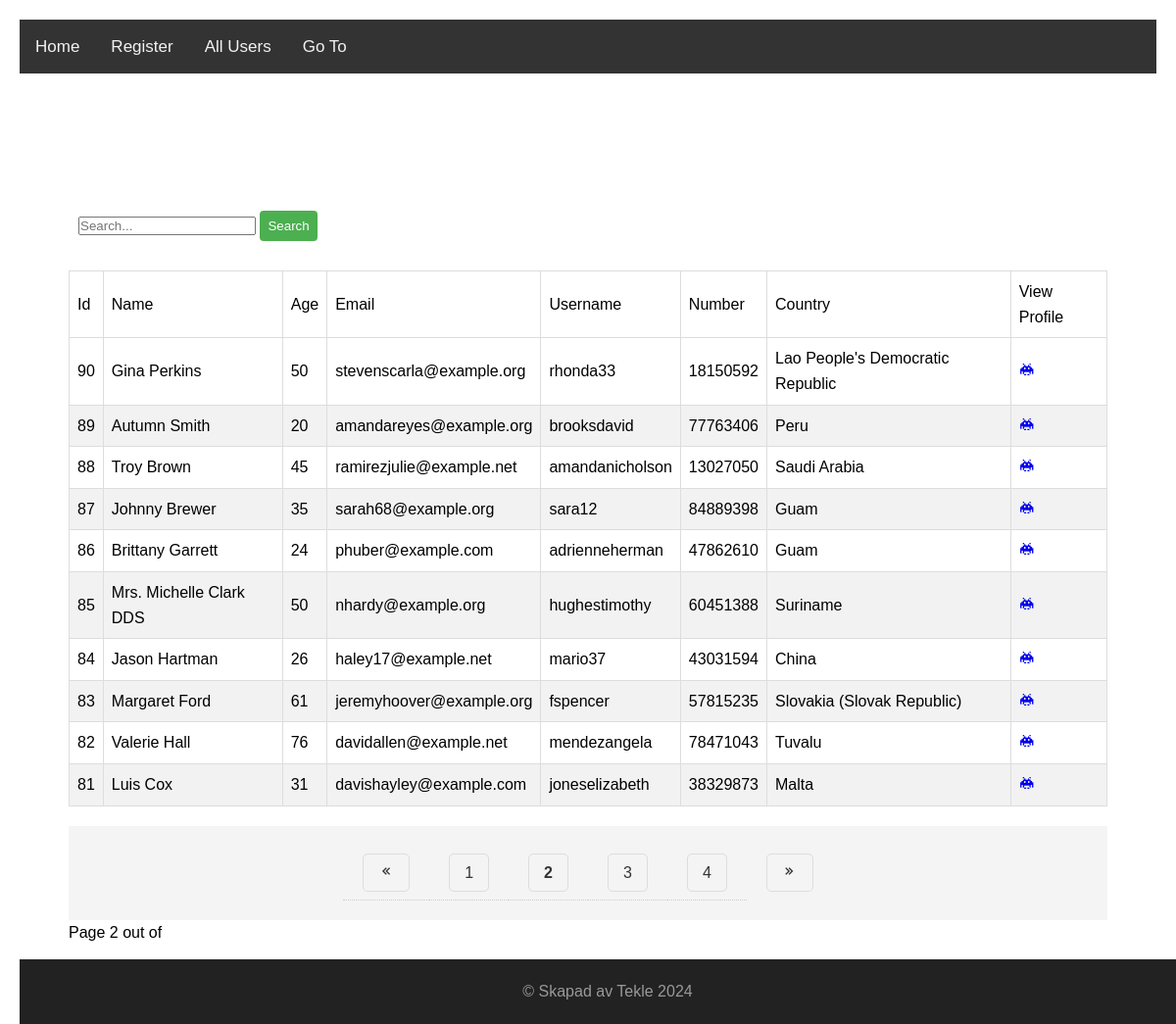
/allusers?sort_column=id&sort_order=desc&q=&page=2, run on the app's committed database.
### models.py (models this page shows)
class User(db.Model):
    id = db.Column(db.Integer, primary_key=True)
    name = db.Column(db.String(100))
    age = db.Column(db.Integer)
    email = db.Column(db.String(128), unique=True)
    username = db.Column(db.String(128), unique=True)
    phone = db.Column(db.String(128))
    country = db.Column(db.String(100))

### app.py (the view)
@app.route("/allusers")
def all_users():
    q = request.args.get('q', '')
    sort_column = request.args.get('sort_column', 'id')
    sort_order = request.args.get('sort_order', 'desc')
    page = request.args.get('page', 1, type=int)
    users = User.query.filter(
        User.name.like("%" + q + "%") |
        User.email.like("%" + q + "%") |
        User.age.like("%" + q + "%") |
        User.username.like("%" + q + "%") |
        User.phone.like("%" + q + "%")
    )
    if sort_column == 'name':
        sort_by = User.name
    elif sort_column == 'age':
        sort_by = User.age
    elif sort_column == 'username':
        sort_by = User.username
    elif sort_column == 'phone':
        sort_by = User.phone
    elif sort_column == 'email':
        sort_by = User.email
    elif sort_column == 'country':
        sort_by = User.country
    else:
        sort_by = User.id
    if sort_order == 'asc':
        sort_by = sort_by.asc()
    elif sort_order == 'desc':
        sort_by = sort_by.desc()
    users = users.order_by(sort_by)
    pa_obj = users.paginate(page=page, per_page=10, error_out=True)
    return render_template(
        'users.html',
        list_of_users=pa_obj.items,
        q=q,
        sort_order=sort_order,
        sort_column=sort_column,
        pagination=pa_obj,
        page=page,
        nr_pages=pa_obj.pages,
        has_next=pa_obj.has_next,
        has_prev=pa_obj.has_prev
    )

### templates/users.html (shortened to what this page needs)
{% extends "base.html"%}
{% block content %}
<div class="container">
   <form method="get">
      <div class="search-box">
          <input type="text" name="q" placeholder="Search..." required value="{{q}}">
          <button class="search-button" type="submit">Search</button>
      </div>
  </form>
   <table class="table table-bordered">
      <thead class="table th">
         <tr>
            <td>Id
            </td>
            <td>Name
            </td>
            <td>Age
            </td>
            <td>Email
            </td>
            <td>Username
            </td>
            <td>Number
            </td>
            <td>Country
            </td>
            <td>
               View Profile
            </td>
         </tr>
      </thead>
      {% for user in list_of_users %}
      <tr>
         <td>{{user.id}}</td>
         <td>{{user.name}}</td>
         <td>{{user.age}} </td>
         <td>{{user.email}}</td>
         <td>{{user.username}}</td>
         <td>{{user.phone}}</td>
         <td>{{user.country}}</td>
         <td><a href="{{url_for('user_page', user_id=user.id)}}"><i class='bx bxs-invader'></i></a></td>
      </tr>
      {% endfor %}
   </table>
   <nav aria-label="Page navigation example">
      <ul class="pagination">
          {% if nr_pages !=1 %}
              {% if has_prev %}
              <li class="page-item">
                  <a class="page-link" href="{{url_for('all_users', sort_column = sort_column, sort_order = sort_order, q=q, page = page - 1)}}" aria-label="Föregående">
                      <i class='bx bx-chevrons-left'></i>
                  </a>
              </li>
              {% else %}
              <li class="page-item disabled">
                  <a class="page-link"><i class='bx bx-chevrons-left'></i></box-icon></a>
              </li>
              {% endif %}
              {% for page in pagination.iter_pages(left_edge=0, right_edge=0, left_current=2, right_current=2) %}
                  {% if page %}
                      {% if page != pagination.page %}
                      <li class="page-item">
                          <a class="page-link" href="{{url_for('all_users', sort_column = sort_column, sort_order = sort_order, q=q, page = page)}}">{{ page }}</a>
                      </li>
                      {% else %}
                      <li class="page-item active">
                          <a class="page-link"><strong>{{ page }}</strong></a>
                      </li>
                      {% endif %}
                  {% endif %}
              {% endfor %}
              {% if has_next %}
                  <li class="page-item">
                      <a class="page-link" href="{{url_for('all_users', sort_column = sort_column, sort_order = sort_order, q=q, page = page + 1)}}">
                          <i class='bx bx-chevrons-right'></i>
                      </a>
                  </li>
              {% else %}
                  <li class="page-item disabled">
                      <a class="page-link"><i class='bx bx-chevrons-right'></i></a>
                  </li>
              {% endif %}
          {% endif %}
      </ul>
      <p>Page {{page}} out of {{pages}}</p>
   </nav>
</div>
{% endblock %}

### static/style.css (style rules this page uses)
* { margin: 0; padding: 0; box-sizing: border-box; }
html, body { height: 100%; margin: 0; }
body { font-family: 'Arial', sans-serif; line-height: 1.6; margin: 20px; }
.container { max-width: 1100px; margin: auto; padding: 20px; overflow: auto; }
ul { list-style: none; background: #f4f4f4; margin-top: 20px; }
ul li { padding: 15px; border-bottom: 1px #ccc dotted; }
ul li:last-child { border-bottom: none; }
ul li a { text-decoration: none; color: blue; }
.table { width: 100%; border-collapse: collapse; }
.table td, .table th { border: 1px solid #ddd; padding: 8px; }
.table tr:nth-child(even) { background-color: #f2f2f2; }
.search-box { padding: 10px; margin-bottom: 20px; }
.search-button { width: auto; max-width: 200px; padding: 8px; background-color: #4CAF50; color: white; border: none; border-radius: 4px; cursor: pointer; display: inline-block; }
.pagination { display: flex; justify-content: center; padding: 20px; }
.page-link { padding: 10px 15px; margin: 0 5px; border: 1px solid #ddd; color: #333; text-decoration: none; border-radius: 5px; }
a { text-decoration: none; }

### data on the page
User: id "90", name "Gina Perkins", age "50", email "stevenscarla@example.org", username "rhonda33", phone "18150592", country "Lao People's Democratic Republic"
User: id "89", name "Autumn Smith", age "20", email "amandareyes@example.org", username "brooksdavid", phone "77763406", country "Peru"
User: id "88", name "Troy Brown", age "45", email "ramirezjulie@example.net", username "amandanicholson", phone "13027050", country "Saudi Arabia"
User: id "87", name "Johnny Brewer", age "35", email "sarah68@example.org", username "sara12", phone "84889398", country "Guam"
User: id "86", name "Brittany Garrett", age "24", email "phuber@example.com", username "adrienneherman", phone "47862610", country "Guam"
User: id "85", name "Mrs. Michelle Clark DDS", age "50", email "nhardy@example.org", username "hughestimothy", phone "60451388", country "Suriname"
User: id "84", name "Jason Hartman", age "26", email "haley17@example.net", username "mario37", phone "43031594", country "China"
User: id "83", name "Margaret Ford", age "61", email "jeremyhoover@example.org", username "fspencer", phone "57815235", country "Slovakia (Slovak Republic)"
User: id "82", name "Valerie Hall", age "76", email "davidallen@example.net", username "mendezangela", phone "78471043", country "Tuvalu"
User: id "81", name "Luis Cox", age "31", email "davishayley@example.com", username "joneselizabeth", phone "38329873", country "Malta"

### other printed values
{{ page }} "1" "3" "4"
{{ page }} "2"
